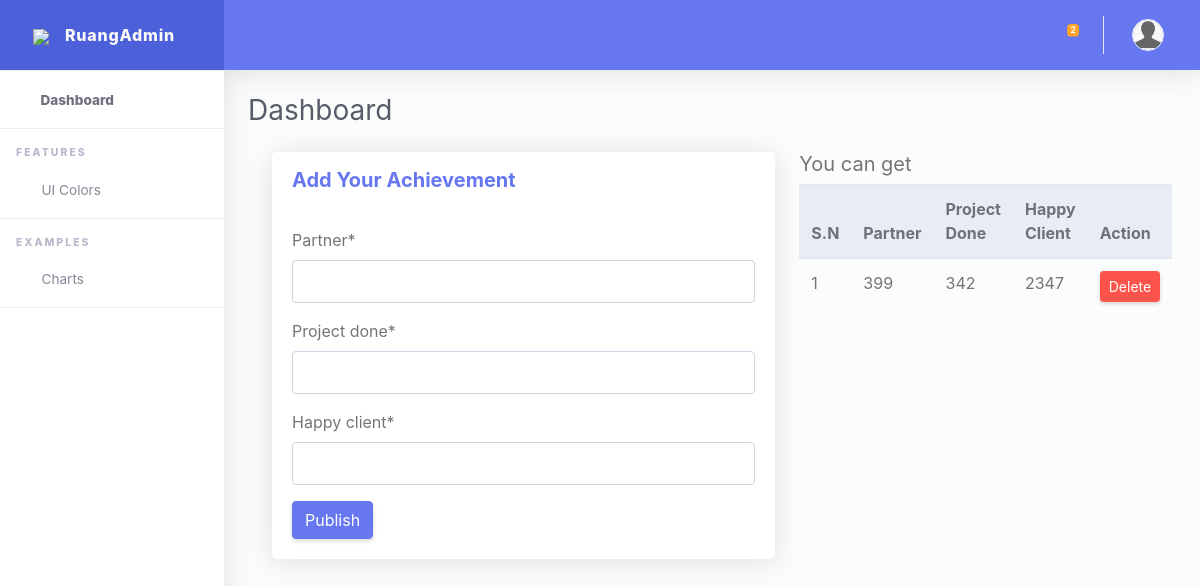
Screenshot of /dashboard/add-achivement/ with the database file from the repository.
### second_app/models.py (models this page shows, shortened)
class Achievement(models.Model):
    partner = models.IntegerField()
    project_done = models.IntegerField()
    happy_client = models.IntegerField()

### dashboard_app/views.py (the view)
# urls.py: path('add-achivement/', views.add_achivement, name='add_achivement'),
def add_achivement(request):
    achivement = Achievement.objects.all()
    form = AddAchivement()
    if request.method=="POST":
        form = AddAchivement(request.POST)
        if form.is_valid():
            form.save()
            messages.info(request, "added successfully")
            return redirect('add_achivement')
    return render(request, 'dashboard_app/add_achivement.html', {'form':form, 'achivement':achivement})

### dashboard_app/forms.py
class AddAchivement(forms.ModelForm):
    class Meta:
        model = Achievement
        fields = "__all__"

### core/custommodelserver.py (called while the page is built)
def headfoot(request):
    headerr = Header.objects.last()
    footerr = Footer.objects.last()
    context = {
        'headerr':headerr,
        'footerr':footerr
    }
    return context

### dashboard_app/custommodel.py (called while the page is built)
def footer(request):
    footer = Footer.objects.last()
    context = {
        'footer':footer
    }
    return context

### templates/dashboard_app/add_achivement.html (shortened to what this page needs)
{% extends 'dashboard_base.html' %}
{% load static %}
{% load crispy_forms_tags %}
{% block body_block %}
<div class="container-fluid" id="container-wrapper">
  <div class="row">
    <div class="col-lg-7">
      <div class="card mb-4">
        <div class="card-header py-3 d-flex flex-row align-items-center justify-content-between">
          <h5 class="m-0 font-weight-bold text-primary">Add Your Achievement </h5>
        </div>
        <div class="card-body">
          <form method="POST" enctype="multipart/form-data">
            {{form|crispy}}
            <button type="submit" class="btn btn-primary">Publish</button>
          </form>
        </div>
      </div>
  </div>
  <div class="col-lg-5">
    <h5>You can get</h5>
    <table class="table align-items-center table-flush" id="dataTable">
      <thead class="thead-light">
        <tr>
          <th>S.N</th>
          <th>Partner  </th>
          <th>Project Done </th>
          <th>Happy Client </th>
          <th>Action</th>
        </tr>
      </thead>
      <tbody>
        {% for ach in achivement %}
        <tr>
          <td>{{forloop.counter}}</td>
          <td>{{ach.partner}}</td>
          <td>{{ach.project_done}}</td>
          <td>{{ach.happy_client}}</td>
          <td>
            <a href="{% url 'delete_achivement' pk=ach.id %}" class="btn btn-danger btn-sm">Delete</a>
          </td>
        </tr>
        {% endfor %}
      </tbody>
    </table>
  </div>
</div>
{% endblock %}

### rows the page displays
Achievement: partner "399", project_done "342", happy_client "2347"
